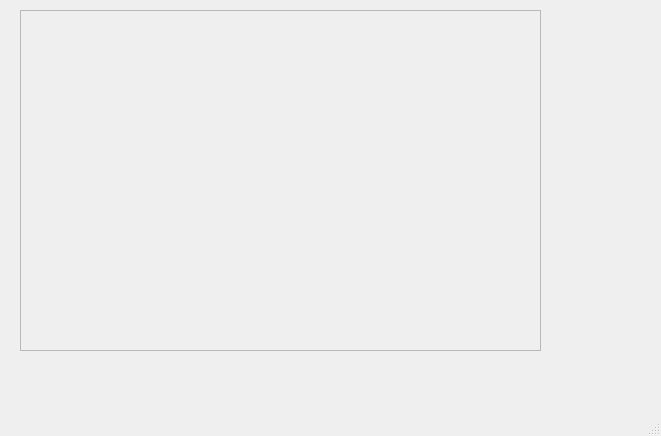
<?xml version="1.0" encoding="UTF-8"?>
<ui version="4.0">
 <class>MainWindow</class>
 <widget class="QMainWindow" name="MainWindow">
  <property name="geometry">
   <rect>
    <x>0</x>
    <y>0</y>
    <width>661</width>
    <height>436</height>
   </rect>
  </property>
  <property name="windowTitle">
   <string>MainWindow</string>
  </property>
  <widget class="QWidget" name="centralwidget">
   <widget class="QFrame" name="frame">
    <property name="geometry">
     <rect>
      <x>20</x>
      <y>10</y>
      <width>521</width>
      <height>341</height>
     </rect>
    </property>
    <property name="frameShape">
     <enum>QFrame::StyledPanel</enum>
    </property>
    <property name="frameShadow">
     <enum>QFrame::Raised</enum>
    </property>
    <layout class="QGridLayout" name="gridLayout"/>
   </widget>
  </widget>
  <widget class="QMenuBar" name="menubar">
   <property name="geometry">
    <rect>
     <x>0</x>
     <y>0</y>
     <width>661</width>
     <height>24</height>
    </rect>
   </property>
  </widget>
  <widget class="QStatusBar" name="statusbar"/>
 </widget>
 <resources/>
 <connections/>
</ui>
